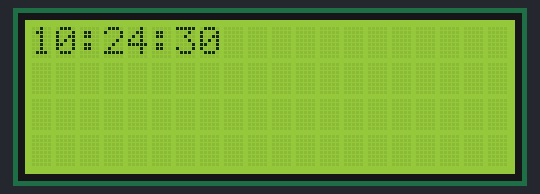
The program below on a simulated Raspberry Pi (BCM pin numbers). Parts: 20×4 character LCD. The clock reads 2024-03-15 10:24:30 at power-on unless the program sets it.

Above: at 0.1 s.
At 4.2 s:
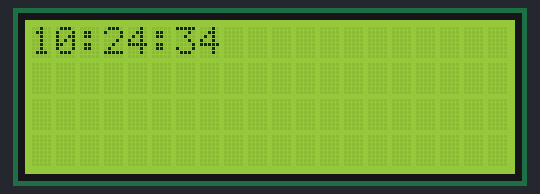
At 11.3 s:
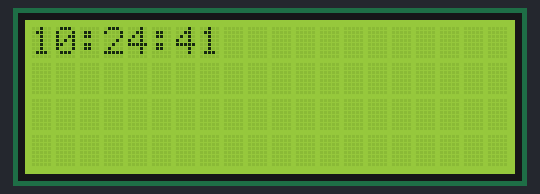
At 19.4 s:
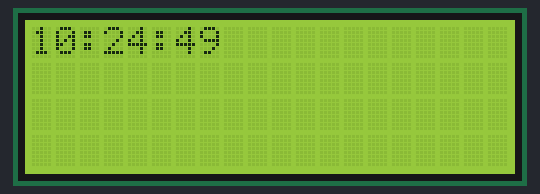
At 29.6 s:
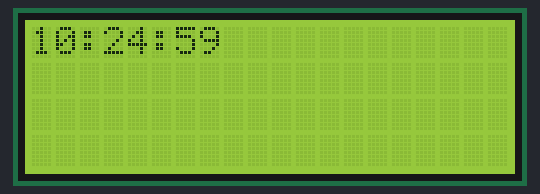
At 38.8 s:
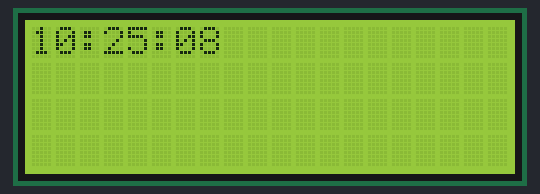

Measured:
- what the display in image 1 shows lasts 1.0 s, from 4.1 s to 5.1 s

The program:

display-time.py
```python
from RPLCD.i2c import CharLCD
import time

lcd = CharLCD('PCF8574', 0x27)  # Замените 0x27 на адрес вашего I2C, если он отличается

while True:
    current_time = time.strftime('%H:%M:%S')  # Получаем текущее время
    lcd.clear()  # Очищаем дисплей
    lcd.write_string(current_time)  # Выводим время на дисплей
    time.sleep(1)  # Ожидаем одну секунду перед следующим обновлением
```
